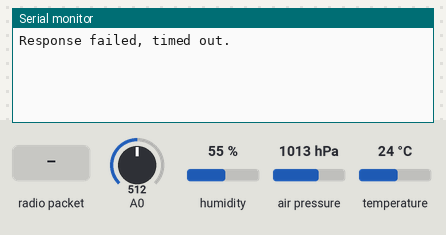
A sketch run on a simulated Arduino Uno, built with avr-gcc and run on an emulated ATmega328P. Parts: the last lines printed to the serial monitor. The test bench sets the inputs (shaded band); at power-on: A0 = 512, humidity 55 %, air pressure 1013 hPa, temperature 24 °C. No radio packets arrive unless stated.

Above: at 1.2 s.
1.3 s: radio packet "1" arrives
At 2.4 s:
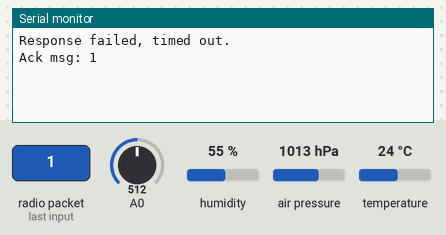
2.8 s: radio packet "0" arrives
At 4.7 s:
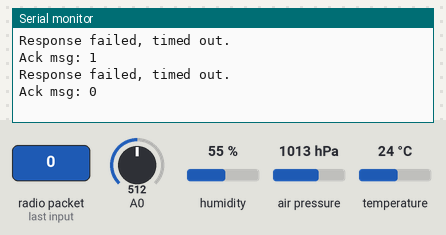

Measured:
- after the input at 1.3 s, the serial monitor: prints a new line at once (image 1)
- after the input at 2.8 s, the serial monitor: prints a new line after 0.83 s (image 2)

The sketch:

nRF24_TX_gas_bme280.ino
```cpp
#include<math.h>
#include<BME280I2C.h>
#include<Wire.h>
#include<RF24.h>
#include<nRF24L01.h>
#include<SPI.h>

#define POINTS  9

BME280I2C BME;
RF24 radio(7,8);

uint64_t address = 0xB3B4B5B6F1LL;

float Ro = 98800, Vref = 5.0, R1 = 7700;
// Marked points on MQ-2 curve for LPG
float ltx[POINTS] = {200, 500, 800, 1000, 1600, 2000, 3000, 5000, 10000};
float lty[POINTS] = {1.67, 1.11, 0.88, 0.78, 0.64, 0.56, 0.46, 0.36, 0.26};
//loop control variables
int counter1, counter2;
int temp;
int rawAnalogValue[100];

void setup() {
  Serial.begin(115200);
  Wire.begin();

  if(!BME.begin()){
//    Serial.println("Could not find BME280 sensor!");
    while(1);
  }

  radio.begin();
  radio.setChannel(120);
  radio.setAutoAck(1);
  radio.setPALevel(RF24_PA_MAX);
  radio.setRetries(15, 15);
  // Open a writing and reading pipe on each radio, with opposite addresses
  radio.openWritingPipe(address);
  radio.openReadingPipe(1, address);
  // Start the radio listening for data
  radio.startListening();
}

void loop() {

  BME280_data();
  gas_concetration();

//  delay(1000);
}

void TX_data(char *payload, char *type){
  unsigned long started_at_time = micros();
  boolean timeout = false;

  radio.stopListening();
  char txPyld[32];

  strcpy(txPyld, "d=2&v=");
  strcat(txPyld, payload);
  strcat(txPyld, "&t=");
  strcat(txPyld, type);

//  Serial.print("Paylaod: ");
//  Serial.print(txPyld);
//  Serial.print(" | Size is: ");
//  Serial.println(sizeof(txPyld));

  if (radio.write(&txPyld, sizeof(txPyld))) {
//    Serial.println(F("Tx success"));

  }
  else {
//    Serial.println(F("Tx failed"));
    // Resend the failed data
    return;
  }

  radio.startListening();
  while (!radio.available()) {
    if (micros() - started_at_time > 300000 ) {
      timeout = true;
      break;
    }
  }

  if ( timeout ) {
    Serial.println(F("Response failed, timed out."));
  }
  else {
    char AckPyld[10]; // Store received message
    radio.read( &AckPyld, sizeof(AckPyld) );
    Serial.print("Ack msg: ");
    Serial.println(AckPyld);
  }
}
///////////////////////////////////////////////////////////
void BME280_data(){
  float Temperature(NAN), Humidity(NAN), Pressure(NAN);
  char TempStr[6], HumStr[6], PresStr[10];

  Temperature = BME.temp();
  dtostrf(Temperature, 3, 2, TempStr);
  TX_data(TempStr, "6");
  delay(1000);
//  Serial.print("Temp: ");
//  Serial.print(TempStr);
//  Serial.println("°C");
  Humidity = BME.hum();
  dtostrf(Humidity, 3, 2, HumStr);
//  TX_data(HumStr, "8");
//  delay(1000);
//  Serial.print("Hum: ");
//  Serial.print(Humidity);
//  Serial.println("% RH");
  Pressure = BME.pres();
  dtostrf(Pressure, 7, 2, PresStr);
  TX_data(PresStr, "7");
  delay(1000);
//  Serial.print("Pres: ");
//  Serial.print(PresStr);
//  Serial.println(" pa");

}
///////////////////////////////////////////////////////////
void gas_concetration(){
  char concentrationStr[10];
  float gasConcentration, Vs, Rs, slope, Y, Yo, Xo;
  // read 100 Values from analog Port and store it in raw array
  for(counter1=0; counter1<100; counter1++){
    rawAnalogValue[counter1]=analogRead(A0);
  }
  // Swap the data and find median value
  for(counter1=0; counter1<100; counter1++){
    for(counter2=0; counter2<100-counter1-1; counter2++){
        if(rawAnalogValue[counter2]<rawAnalogValue[counter2+1]){
          temp=rawAnalogValue[counter2];
          rawAnalogValue[counter2]=rawAnalogValue[counter2+1];
          rawAnalogValue[counter2+1]=temp;
        }
    }
  }
  //The middle value of the sorted values gives median
  Vs = Vref - rawAnalogValue[50] * Vref / 1024.0;
  //Finding the resistance of the sensor
  Rs = (R1 * Vs) / (Vref - Vs);
  //Finding the Rs/Ro Ratio
  Y = Rs / Ro;
  //Finding the slope and Initial Values using the ratio
  slope = find_slope(Y);
  Xo = find_Xo(Y);
  Yo = find_Yo(Y);
  //Finding the concentration and Limit the Output to MQ2's range
  gasConcentration = Xo * pow(Y / Yo, slope);
  if (gasConcentration > 10000.00) {
    gasConcentration = 10000.00;
  }
//  else if (gasConcentration < 200.00) {
//    gasConcentration = 200.00;
//  }
  dtostrf(gasConcentration, 6, 2, concentrationStr);
  TX_data(concentrationStr, "2");
  delay(1000);
//  Serial.print("Gas concentration: ");
//  Serial.println(gasConcentration);
}
///////////////////////////////////////////////////////////
float find_slope(float y) {
  for (counter1 = 0; counter1 < POINTS-1; counter1++) {
    if (y < lty[counter1] && y > lty[counter1 + 1]) {
      break;
    }
  }
  if (y > lty[0]) {
    counter1=0;
  }
  if (counter1 >= POINTS-1) {
    counter1 = POINTS-2;
  }
  return log(lty[counter1 + 1] / lty[counter1]) / log(ltx[counter1 + 1] / ltx[counter1]);
}
///////////////////////////////////////////////////////////
float find_Xo(float y) {
  for (counter1 = 0; counter1 < POINTS-1; counter1++) {
    if (y < lty[counter1] && y > lty[counter1 + 1]) {
      break;
    }
  }
  if (y > lty[0]) {
    counter1=0;
  }
  if (counter1 >= POINTS-1) {
    counter1 = POINTS-2;
  }
  return ltx[counter1];
}
///////////////////////////////////////////////////////////
float find_Yo(float y) {
  for (counter1 = 0; counter1 < POINTS-1; counter1++) {
    if (y < lty[counter1] && y > lty[counter1 + 1]) {
      break;
    }
  }
  if (y > lty[0]) {
    counter1=0;
  }
  if (counter1 >= POINTS-1) {
    counter1 = POINTS-2;
  }
  return lty[counter1];
}
```
